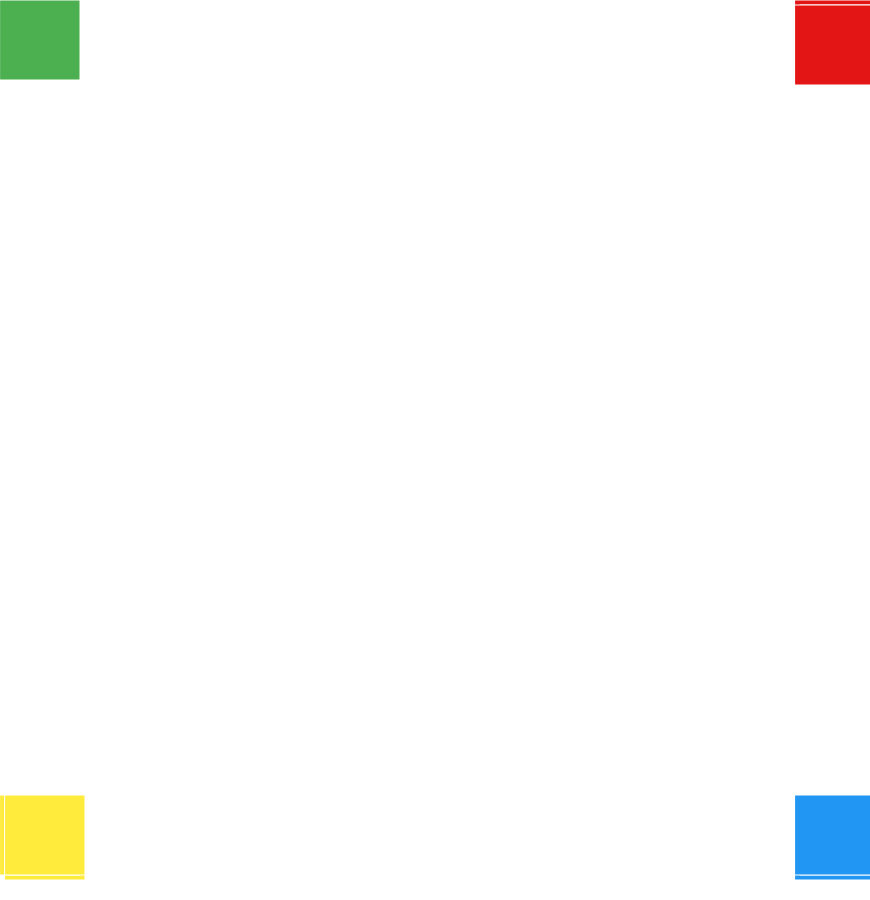
Frame 1 (no input)
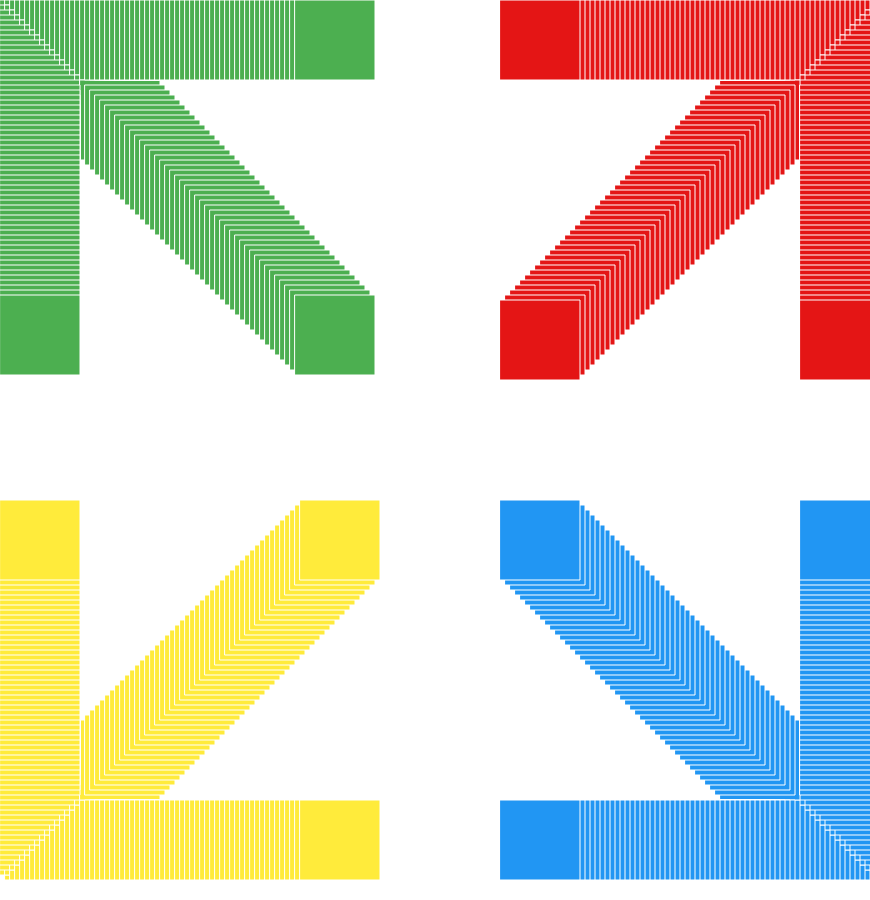
Frame 60 (no input)
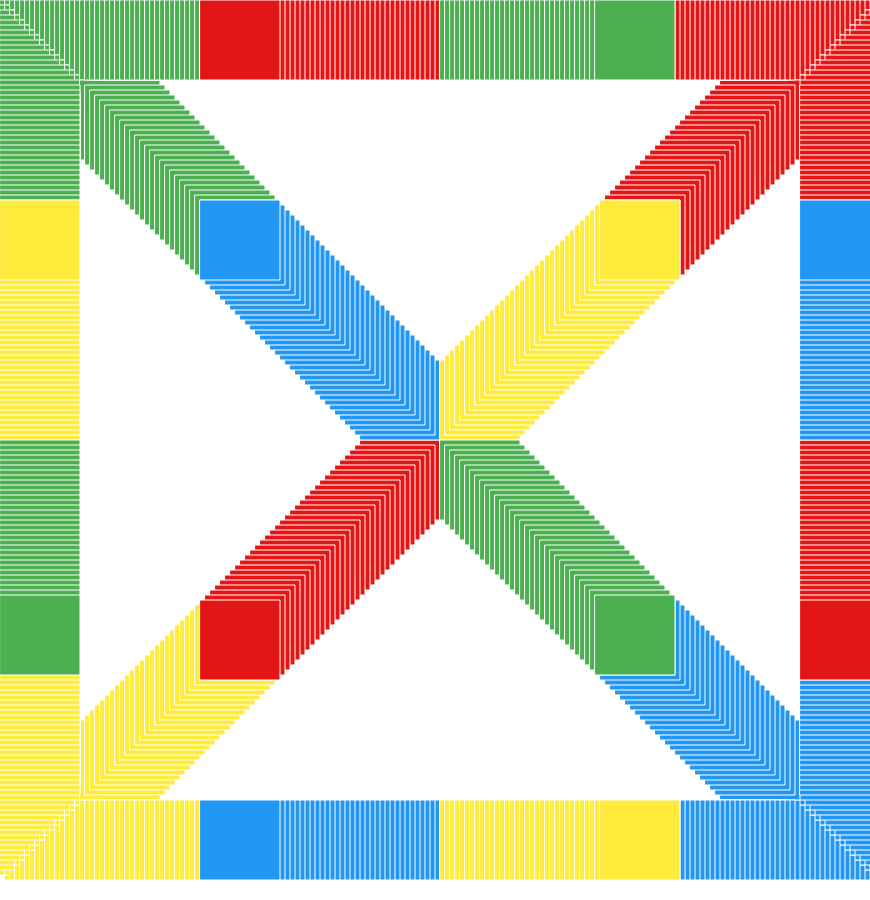
Frame 120 (the mouse pressed at the canvas centre since frame 60)

The p5.js sketch that drew these frames (run headless with seeded random() and noise() and a simulated clock; from frame 60 on, the mouse is pressed at the canvas centre):

// p5.js sketch
// ── sketch.js
var move = 0





function setup() {
  createCanvas(870, 900);
}

function draw() {
 // background(220);
  stroke("#E91E635")
  fill("#4CAF50")
rect(0 + move,0,80)
rect(0,0 + move,80)
rect(0 + move,0 + move,80)
  move = move + 5
  
  if(move > 800  ) {
  
    move = 0
  
  }
     fill (" rgb(228,21,21)")
rect(800 - move,0,80)
rect(800,0 + move,80)
rect(800 - move,0 + move,80)
  
  
  fill ("#2196F3")
rect(800 - move, 800,80)
rect(800,800 - move,80)
rect(800 - move,800 - move,80)
  
  fill("#FFEB3B")
  rect(0 + move, 800,80)
rect(0,800 - move,80)
rect(0 + move,800 - move,80)
  
  
  
  
  
  
  
  
  
  
  
  
  
  
  
  
  
  
  
  
  
  
  
  
  
}
